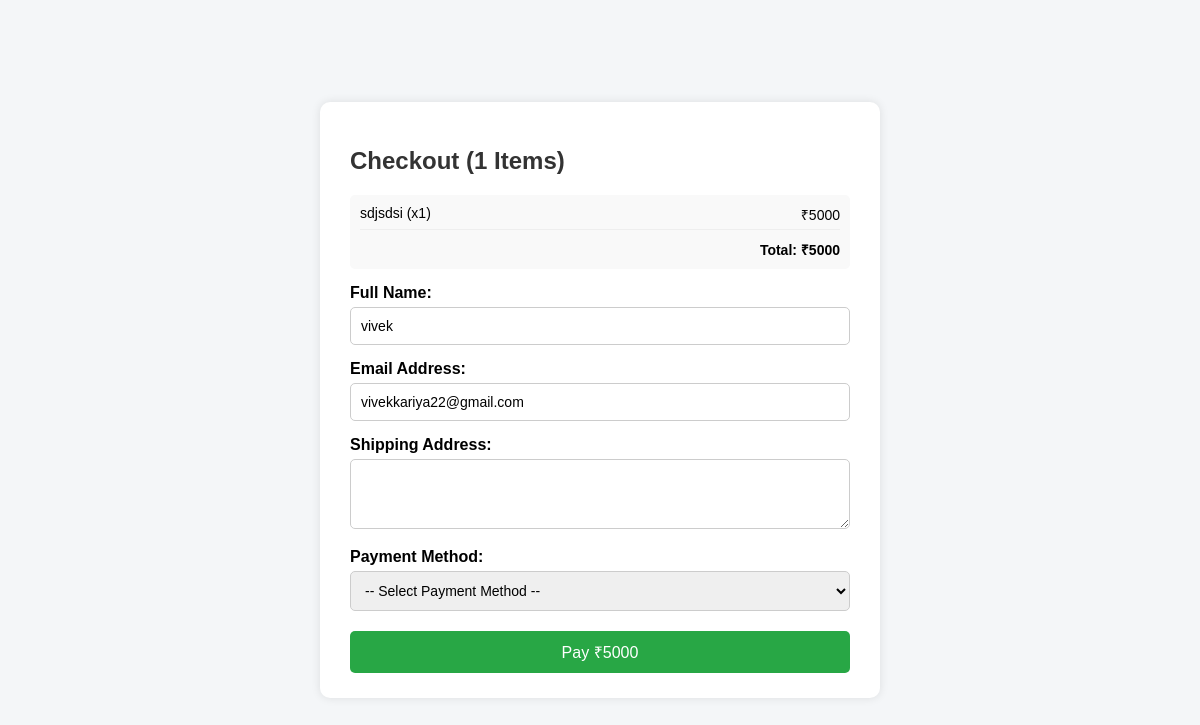
Before: /user/orderform_all.php?uid=7 (signed in) with the older database file.
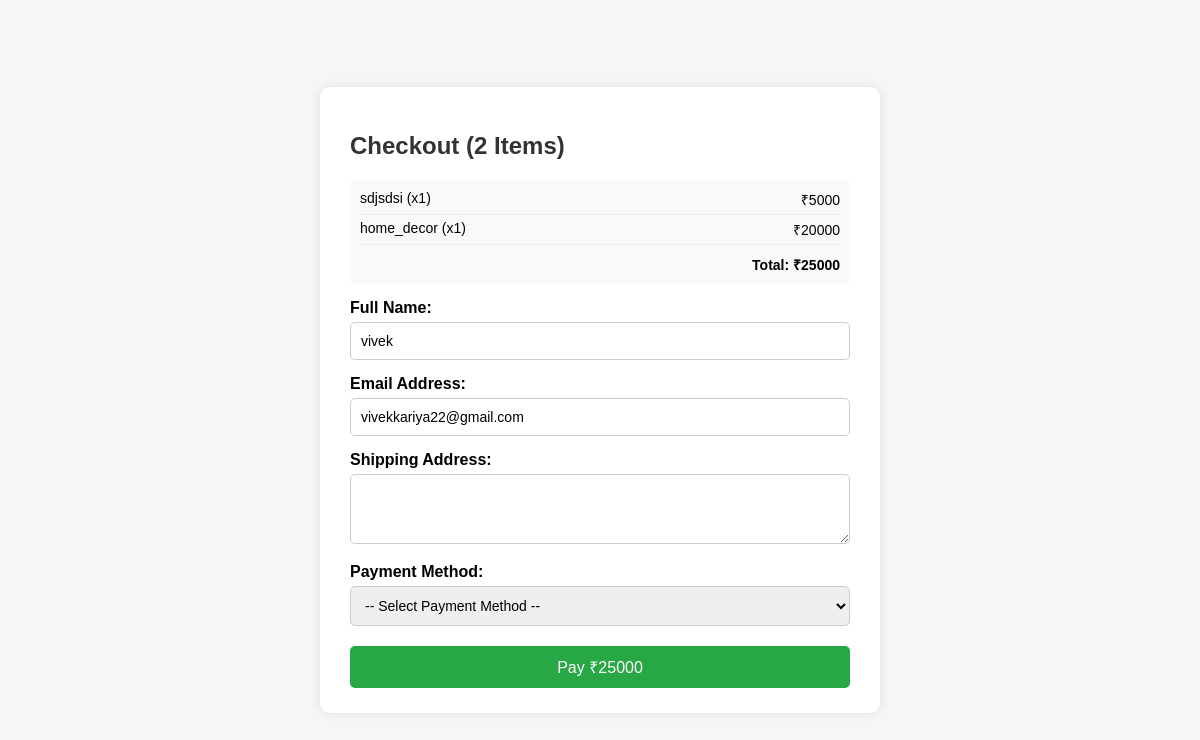
After: the same page with the newer database file.
### tables this page shows
CREATE TABLE `user_cart` (
  `cart_id` int(11) NOT NULL,
  `user_id` int(11) NOT NULL,
  `product_id` int(11) NOT NULL,
  `quantity` int(11) DEFAULT 1,
  `added_at` timestamp NOT NULL DEFAULT current_timestamp()
);

CREATE TABLE `product_table` (
  `product_id` int(11) NOT NULL,
  `product_name` varchar(25) NOT NULL,
  `crafted_by` varchar(25) NOT NULL,
  `category` varchar(25) NOT NULL,
  `price` int(11) NOT NULL,
  `stock_quantity` int(11) NOT NULL,
  `stock_status` enum('in stock','out of stock') NOT NULL,
  `product_description` varchar(200) NOT NULL,
  `image` varchar(255) NOT NULL,
  `created_at` datetime NOT NULL DEFAULT current_timestamp(),
  `status` enum('active','suspend') NOT NULL
);

### user/orderform_all.php (the view, shortened to what this page needs)
<?php
$con = mysqli_connect("localhost", "root", "", "craftzon");
$uid = isset($_REQUEST['uid']) ? intval($_REQUEST['uid']) : 0;
$sel = "SELECT uname, email FROM craftus_reg WHERE u_id = $uid";
$selectu = mysqli_query($con, $sel);
$rowu = mysqli_fetch_assoc($selectu);
$fnm = $rowu['uname'];
$eid = $rowu['email'];
$cartRes = mysqli_query($con, "SELECT c.quantity, p.price, p.product_name, p.product_id, p.stock_quantity FROM user_cart c JOIN product_table p ON c.product_id = p.product_id WHERE c.user_id = $uid");
$totalCartValue = 0;
$cartItems = [];
while ($row = mysqli_fetch_assoc($cartRes)) {
    $totalCartValue += ($row['quantity'] * $row['price']);
    $cartItems[] = $row;
}
?>
<!DOCTYPE html>
<html lang="en">
<head>
<link href='https://cdnjs.cloudflare.com/ajax/libs/font-awesome/6.7.2/css/all.min.css' rel='stylesheet'>
</head>
<body>
  <form id="orderForm" action="" method="post">
    <h2>Checkout (<?php echo count($cartItems); ?> Items)</h2>
    <div class="cart-summary">
        <ul>
            <?php foreach($cartItems as $item): ?>
            <li>
                <span><?php echo $item['product_name']; ?> (x<?php echo $item['quantity']; ?>)</span>
                <span>₹<?php echo $item['price'] * $item['quantity']; ?></span>
            </li>
            <?php endforeach; ?>
        </ul>
        <div style="text-align: right; font-weight: bold; margin-top: 10px;">Total: ₹<?php echo $totalCartValue; ?></div>
    </div>
    <label for="name">Full Name:</label>
    <input type="text" id="name" name="name" value="<?php echo htmlspecialchars($fnm); ?>" required />
    <label for="email">Email Address:</label>
    <input type="email" id="email" name="email" value="<?php echo htmlspecialchars($eid); ?>" required />
	<label for="address">Shipping Address:</label>
    <textarea id="address" name="address" rows="3" required></textarea>
    <label for="payment">Payment Method:</label>
	<select id="payment" name="payment_method" required>
		<option value="">-- Select Payment Method --</option>
	</select>
    <button type="submit" name="orderbtn">Pay ₹<?php echo $totalCartValue; ?></button>
  </form>
</body>
</html>

Changed rows visible on the page:
added user_cart: product.product_name "home_decor", quantity "1", $item['price']*$item['quantity'] "20000"
Other visible differences:
count($cartItems): "1" → "2"
$totalCartValue: "5000" → "25000"
